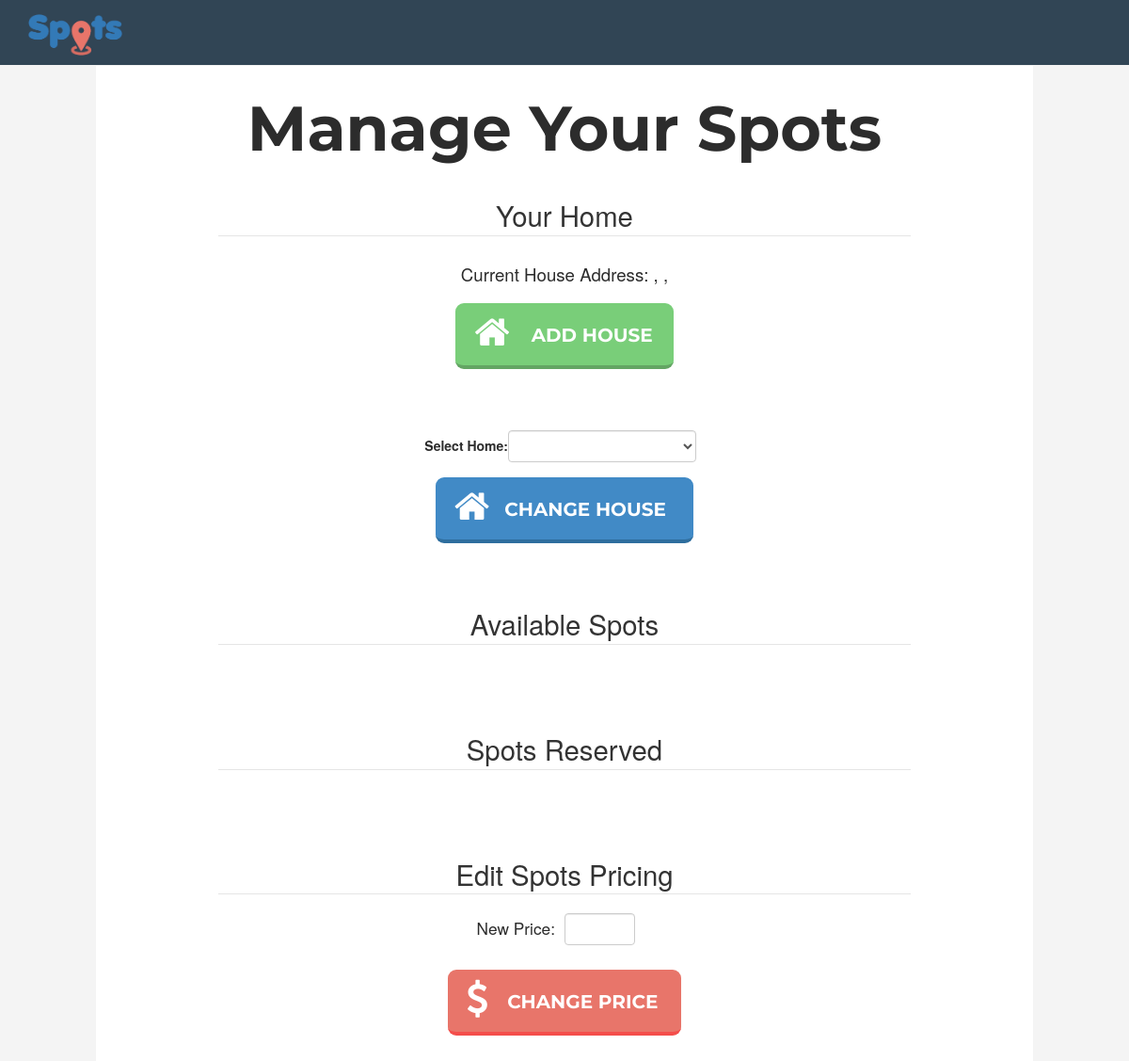
Page /signin/Homeowner/manageSpots.php (signed in) on the earlier database version.
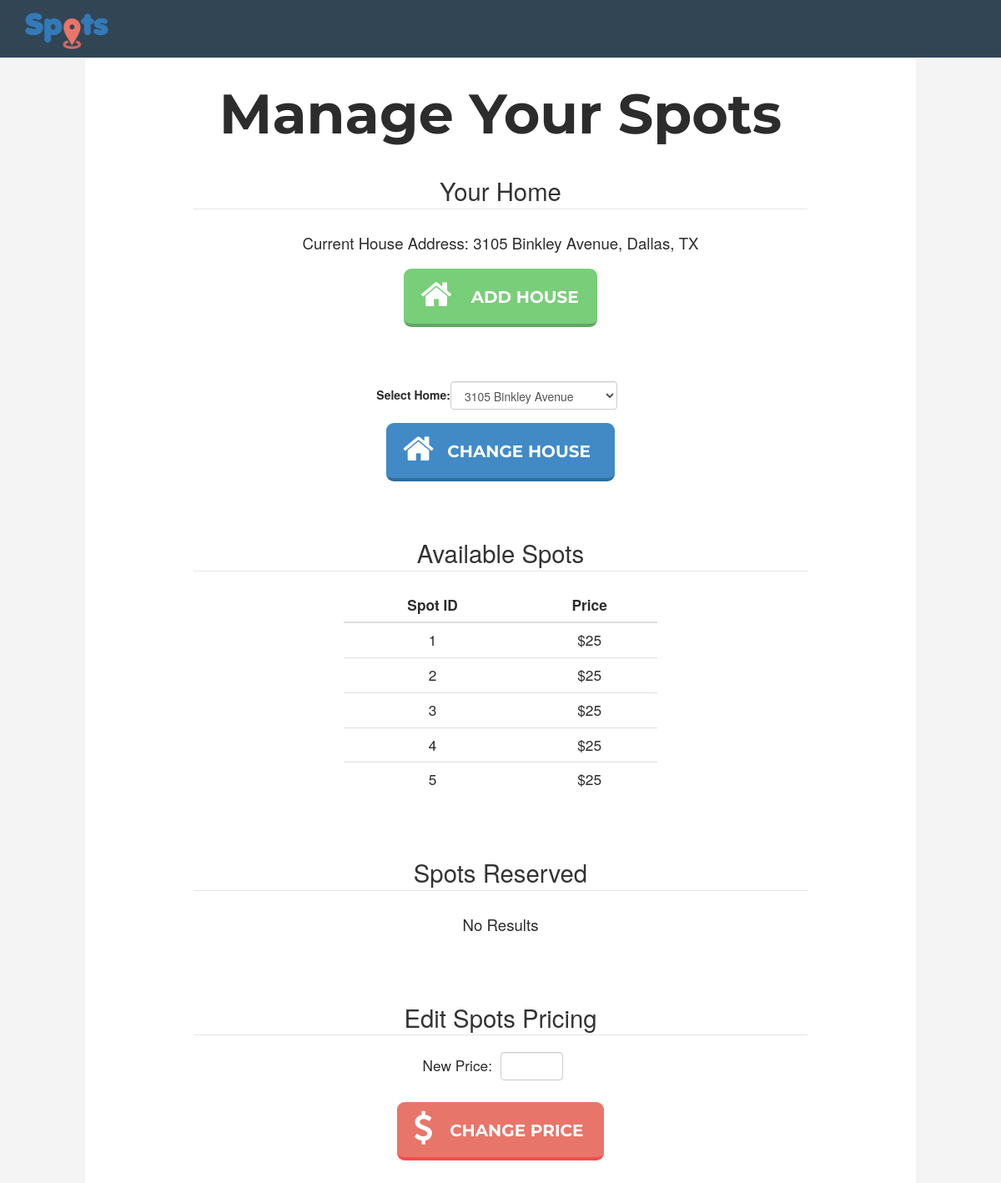
Same page on the later database version.
### tables this page shows
CREATE TABLE IF NOT EXISTS `Spots` (
  spotId INT(11) NOT NULL AUTO_INCREMENT,
  homeId INT(11) NOT NULL,
  price FLOAT NULL, 
  taken BOOL,
  license VARCHAR(7) NULL,
  PRIMARY KEY (spotId, homeId), 
  FOREIGN KEY (homeId) references Home(homeId),
  FOREIGN KEY (license) references Vehicle(licensePlate));

### signin/Homeowner/showSpots.php (the view, shortened to what this page needs)
<?php
	if (isset($_SESSION['homeId'])) {
		$homeId = $_SESSION['homeId'];
		$conn = mysql_connect("localhost", "spotsuser", "spots123");
		$table = "SELECT spotId, price, taken, license from Spots where homeId = $homeId and taken = false";
		$result = mysql_query($table, $conn);
		$out = "<thead> <th>Spot ID</th> <th>Price</th></thead><tbody>";
		if (mysql_num_rows($result) > 0) {
			while($row = mysql_fetch_assoc($result)) {
				$out .= "<tr><td>". $row["spotId"]."<td>".  "$".$row["price"]."</td></tr>";
			}
		} else {
			$out .= "<h4>No results";
		}
	}
?>

### signin/Homeowner/manageSpots.php (shortened to what this page needs)
<!DOCTYPE html>
<html lang="en">
    <link href="/SPOTS/css/bootstrap.min.css" rel="stylesheet">
    <link href="/SPOTS/font-awesome/css/font-awesome.min.css" rel="stylesheet" type="text/css">
    <link rel="stylesheet" href="/SPOTS/css/leaflet.css"
    <link href="/SPOTS/css/styles.css" rel="stylesheet">
</head>
<body>
    <div class="navbar navbar-default navbar-fixed-top">
        <div class="container">
            <div class="navbar-header page-scroll">
                <a href="/SPOTS/signin/homePage.php">
                    <img alt="" src="/SPOTS/img/spotslogo2.png" class="img-brand"></img>
                </a>
            </div>
            <div class="collapse navbar-collapse" id="bs-example-navbar-collapse-1">
            </div>
        </div>
    </div>
    <div class="editHomeContainer">
        <h1>Manage Your Spots</h1>
        <div class="editHomeSection">
            <fieldset>
                <legend>Your Home</legend>
                <?php
                    $address = $_SESSION['home'];
                    echo "<h4>Current House Address: $address</h4>";
                ?>
                 <form method = "post" action="addHome.html">
                        <button data-toggle="modal" data-target="#myModal" class="button green-button">
                            <span class="col-sm-1 button-icon"><i class="fa fa-2x fa-home "></i></span>
                            <span class="col-sm-10 text-right">Add House </span>
                        </button>
                </form>
            </fieldset>
        </div>
    <form method="post" action="changeHome.php">
        <div style="padding:30px 0">
        <label style="line-height:2.3; margin-left:-60px;">Select Home:</label>
        <select name="Home" id="selectHome" class="form-control" style="width:200px"> </select> <br><br>
        <button data-toggle="modal" data-target="#myModal" class="button blue-button">
            <span class="col-sm-1 button-icon"><i class="fa fa-2x fa-home "></i></span>
            <span class="col-sm-10 text-right">Change House </span>
        </button>
    </div>
    </form>
        <div class="editHomeSection" >
            <legend style="font-size: 22pt">Available Spots</legend>
            <fieldset class="tableContainer1">
                <table class="table">
                    <?php
                        include("showSpots.php");
                        $spots = $_SESSION['spots'];
                        echo "$spots";
                    ?>
                </tbody>
                </table>
            </fieldset>
        </div>
            <div class="editHomeSection">
            <legend style="font-size:22pt">Spots Reserved</legend>
            <fieldset class="tableContainer2">
                <table class="table">
                <?php
                    include("reservedSpots.php");
                    $spots = $_SESSION['spotsReserved'];
                    echo "$spots";
                ?>
            </table>
            </fieldset>
        </div>
        <div class="editHomeSection">
            <fieldset>
                <legend>Edit Spots Pricing</legend>
                <form method = "post" action="changePrice.php">
                    <label>New Price: </label> <input type="text" name="newPrice" class="form-control" style="width:75px"><br><br>
                    <button data-toggle="modal" data-target="#myModal" class="red-button button">
                        <span class="col-sm-1 button-icon"><i class="fa fa-2x fa-dollar "></i></span>
                        <span class="col-sm-10 text-right">Change Price </span>
                    </button>
                </form>
            </fieldset>
        </div>
</body>
<html>

### signin/Homeowner/reservedSpots.php (shortened to what this page needs)
<?php
	if (isset($_SESSION['homeId'])) {
		$homeId = $_SESSION['homeId'];
		$conn = mysql_connect("localhost", "spotsuser", "spots123");
		$table = "SELECT spotId, price, taken, license from Spots where homeId = $homeId and taken = true";
		$result = mysql_query($table, $conn);
		$out = "<thead> <th>Spot ID</th> <th>Price</th> <th>Reserved By</th> <th>License Plate</th> <th>Phone</th></thead><tbody>";
		if (mysql_num_rows($result) > 0) {
			while($row = mysql_fetch_assoc($result)) {
				$lic = $row["license"];
				$driverQuery = mysql_query("SELECT username, phone from Driver where userId = (Select userId from Vehicle where licensePlate = '$lic')", $conn);
				$driver = mysql_fetch_row($driverQuery);
				$out .= "<tr><td>". $row["spotId"]. "</td><td>". "$".$row["price"]. "</td><td>". $driver[0]. "</td><td>". $row["license"]. "</td><td>". $driver[1] ."</td></tr>";
			}
		} else {
			$out = "<h4>No Results";
		}
		$out .= "</h4>";
	}
?>

### css/styles.css (style rules this page uses)
html, body { height:100%; font: 'Montserrat', sans-serif; color:#2c2c2c; background-color:#f4f4f4; }
a, a:hover, a:active, a:visited, a.active { text-decoration:none; color:white; }
.navbar { font: 12px/1.7 'Montserrat', sans-serif; background-color:#314555; border-color:#f1f1f1; text-shadow:2px; height:70px; color:white; margin:0; transition: all 0.2s linear 0s; }
.button { text-align:center; margin:10px; width:auto; height:70px; background-color:gray; border:none; border-bottom: solid; border-width: 4px; border-radius: 9px; outline:none; cursor: pointer; font: 20px/1.7 'Montserrat', sans-serif; text-transform: uppercase; font-weight: bold; line-height:2.6; padding: 8px 5px; transition: all 0.3s ease 0s; -moz-transition: all 0.3s ease 0s; -webkit-transition: all 0.3s ease 0s; text-align: center; text-decoration: none; color:white; }
.img-brand { width:100px; }
.navbar .container { padding:15px; }
h1 { font-family: 'Montserrat', sans-serif; font-size: 50pt; font-weight:700; text-align:center; }
label { display: inline-block; float: left; clear: left; width: 50%; text-align: right; }
input, select { display: inline-block; float: left; margin-bottom: 5px; }
.text-right { padding-right:10px; }
.button-icon { line-height:3; }
.green-button { color:white; border-color:#63A563; background-color: #79CE79; }
.red-button { text-decoration:none; color:white; background-color: #E8756A; border-color:#F44E4B; }
.blue-button { background-color:#418AC6; border-color:#2F6E9E; }
.editHomeContainer { padding:80px; text-align:center; background-color:white; height:auto; width:83%; margin:0 auto; margin-bottom:0px; }
.editHomeSection { padding:25px 50px; font-size:13pt; }
body > div.editHomeContainer > div > fieldset > legend { font-size: 22pt; }
body > div.editHomeContainer > div > fieldset > h4 { font-size:14pt; }
body > div.editHomeContainer > div > fieldset > table > thead > tr > th { text-align:center; }
.tableContainer1 { padding:0 180px; }
.tableContainer2 { padding:0 70px; }
body > div.editHomeContainer > div:nth-child(6) > fieldset > form > label { line-height:1.8; font-weight:500; padding-right:10px; }

Differences in the rows shown:
added spots: spotId "1", price "25"
added spots: spotId "2", price "25"
added spots: spotId "3", price "25"
added spots: spotId "4", price "25"
added spots: spotId "5", price "25"
Other differences:
$address: ", ," → "3105 Binkley Avenue, Dallas, TX"
form field Home: (not shown) → "3105 Binkley Avenue"
text now shown: "Spot ID Price No Results"
